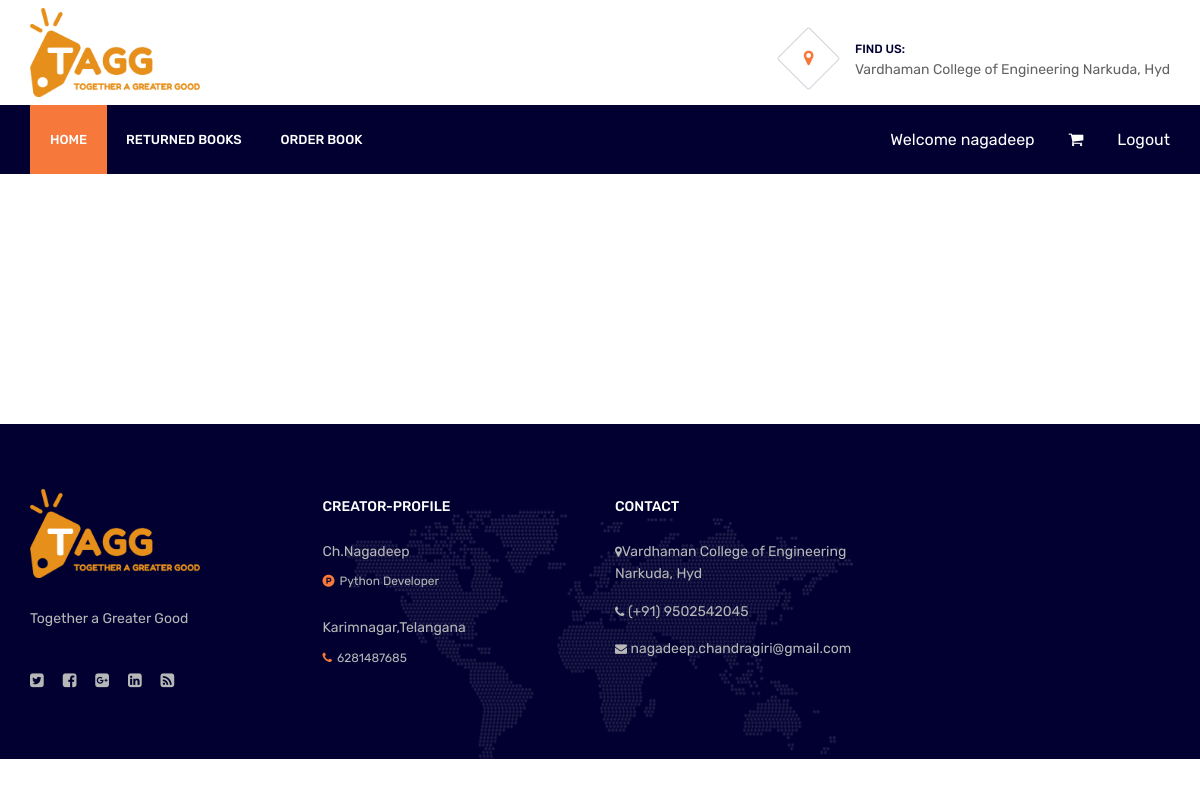
Before: /returned/ (signed in) with the older database file.
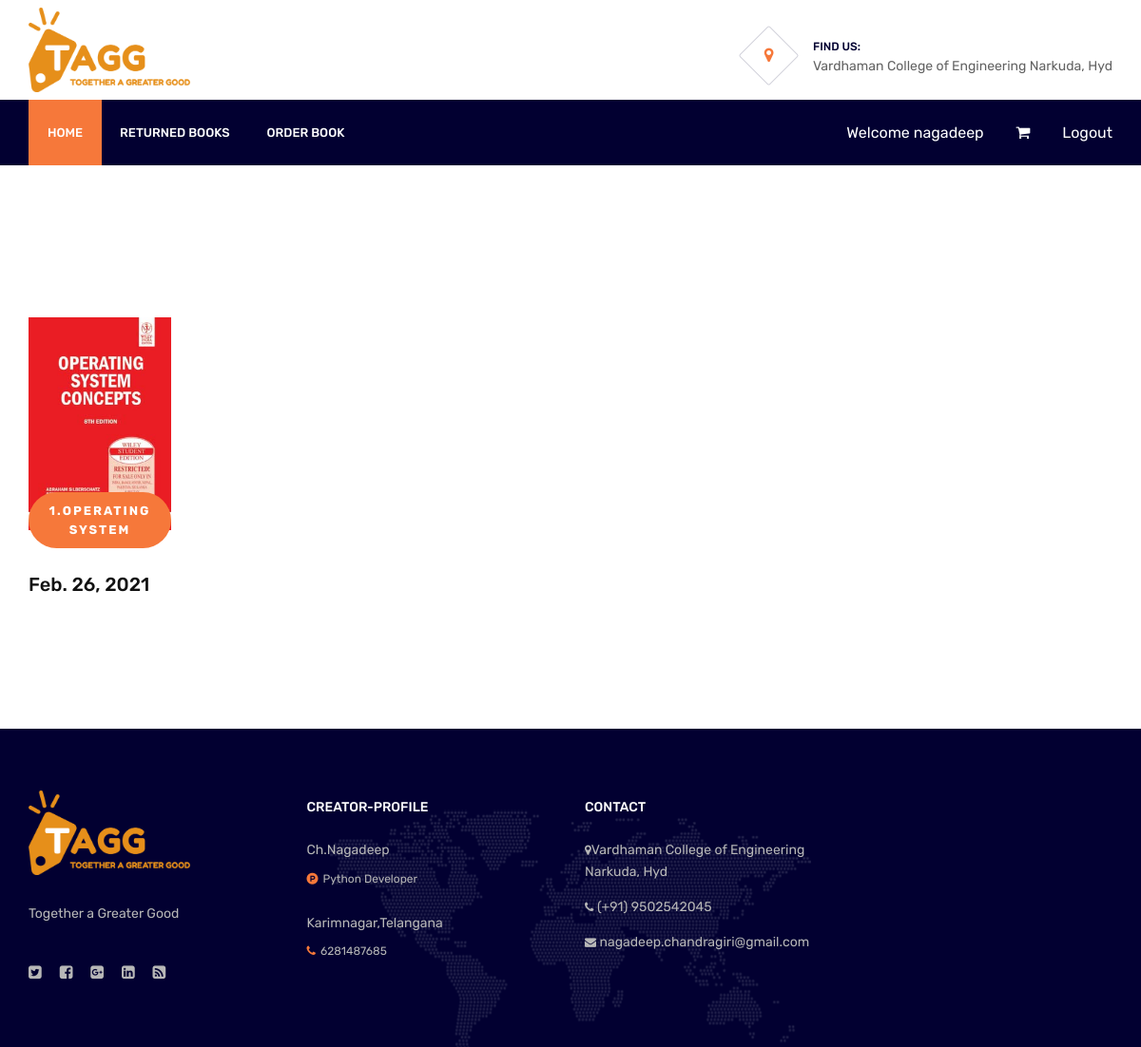
After: the same page with the newer database file.
### web/models.py (models this page shows, shortened)
class Cart(models.Model):
    clgid=models.CharField(max_length=100)
    bookid=models.CharField(max_length=100)
    name=models.CharField(max_length=100)
    img=models.ImageField(upload_to='pics')
    datecompleted = models.DateField(null=True, blank=True)
    user = models.ForeignKey(User, on_delete=models.CASCADE)

### web/views.py (the view)
# urls.py: path('returned/',views.past,name="past"),
@login_required(login_url='web/index.html')
def past(request):
    new=Cart.objects.filter(user=request.user,datecompleted__isnull=False)
    return render(request,'web/returned.html',{'data':new})

### web/templates/web/returned.html (shortened to what this page needs)
{% extends 'web/base.html' %}
{% block content %}
	<section class="courses-section spad">
		<div class="container">
			<div class="row">
                {% for i in data %}
				<div class="col-lg-3 col-md-6 course-item">
					<div class="course-thumb">
						<img src="{{i.img.url}}" alt="">
						<div class="course-cat">
                            <span>{{i.id}}.{{i.name}}</span>
                        </div>
                    </div>
                    <h5>{{i.datecompleted}}</h5>
                </div>
                {% endfor %}
			</div>
		</div>
    </section>
    {% endblock %}

### web/templates/web/base.html (shortened to what this page needs)
<!DOCTYPE html>
{% load static %}
<html lang="en">
<head>
	<link href="https://stackpath.bootstrapcdn.com/font-awesome/4.7.0/css/font-awesome.min.css" rel="stylesheet">
	<link rel="stylesheet" href="{% static "web/bootstrap.min.css" %}"/>
	<link rel="stylesheet" href="{% static "web/font-awesome.min.css" %}"/>
	<link rel="stylesheet" href="{% static "web/themify-icons.css" %}"/>
	<link rel="stylesheet" href="{% static "web/magnific-popup.css" %}"/>
	<link rel="stylesheet" href="{% static "web/animate.css" %}"/>
	<link rel="stylesheet" href="{% static "web/owl.carousel.css" %}"/>
	<link rel="stylesheet" href="{% static "web/style.css" %}"/>
</head>
<body>
	<header class="header-section">
		<div class="container">
			<a href="index.html" class="site-logo"><img class="logomy" src="{% static "web/logo.png" %}" alt=""></a>
			<div class="header-info">
				<div class="hf-item">
					<i class="fa fa-map-marker"></i>
					<p><span>Find us:</span>Vardhaman College of Engineering Narkuda, Hyd</p>
				</div>
			</div>
		</div>
	</header>
	<nav class="nav-section">
		<div class="container">
			<div class="nav-right">
                {% if user.is_authenticated %}
				<a href="">Welcome {{user.username}}</a>
				<a href="/mycart"><i class="fa fa-shopping-cart"></i></a>
                <a href="/logoutuser">Logout</a>
                {% endif %}
			</div>
			<ul class="main-menu">
				<li class="active"><a href="/home">Home</a></li>
				<li><a href="/returned">Returned Books</a></li>
				<li><a href="/cart">Order Book</a></li>
			</ul>
		</div>
	</nav>
   {% block content %} {% endblock %}
	<footer class="footer-section">
		<div class="container footer-top">
			<div class="row">
				<div class="col-sm-6 col-lg-3 footer-widget">
					<div class="about-widget">
						<img class="logomy" src="{% static "web/logo.png" %}" alt="">
						<p>Together a Greater Good</p>
						<div class="social pt-1">
							<a href=""><i class="fa fa-twitter-square"></i></a>
							<a href=""><i class="fa fa-facebook-square"></i></a>
							<a href=""><i class="fa fa-google-plus-square"></i></a>
							<a href=""><i class="fa fa-linkedin-square"></i></a>
							<a href=""><i class="fa fa-rss-square"></i></a>
						</div>
					</div>
				</div>
				<div class="col-sm-6 col-lg-3 footer-widget">
					<h6 class="fw-title">Creator-Profile</h6>
					<ul class="recent-post">
						<li>
							<p>Ch.Nagadeep</p>
							<span><i class="fa fa-product-hunt "></i>Python Developer</span>
						</li>
						<li>
							<p>Karimnagar,Telangana</p>
							<span><i class="fa fa-phone"></i>6281487685</span>
						</li>
					</ul>
				</div>
				<div class="col-sm-6 col-lg-3 footer-widget">
					<h6 class="fw-title">CONTACT</h6>
					<ul class="contact">
						<li><p><i class="fa fa-map-marker"></i>Vardhaman College of Engineering Narkuda, Hyd</p></li>
						<li><p><i class="fa fa-phone"></i> (+91) 9502542045</p></li>
						<li><p><i class="fa fa-envelope"></i> nagadeep.chandragiri@gmail.com</p></li>
					</ul>
				</div>
			</div>
		</div>
	</footer>
</body>
</html>

### web/static/web/style.css (style rules this page uses)
html, body { height: 100%; font-family: 'Rubik', sans-serif; }
h1, h2, h3, h4, h5, h6 { color: #111111; margin: 0; font-weight: 500; font-family: 'Rubik', sans-serif; }
h5 { font-size: 20px; }
h6 { font-size: 14px; }
p { font-size: 14px; color: #636363; line-height: 1.6; }
img { max-width: 100%; }
ul, ol { padding: 0; margin: 0; }
.spad { padding-top: 90px; padding-bottom: 90px; }
.header-section { padding: 8px 0; overflow: hidden; }
.site-logo { display: inline-block; margin-right: 50px; padding-top: px; }
.header-info { display: inline-block; float: right; }
.header-info .hf-item { display: inline-block; margin-left: 35px; margin-top:18px; }
.header-info .hf-item i { width: 45px; height: 45px; display: inline-block; position: relative; text-align: center; color: #f6783a; font-size: 17px; padding-top: 13px; margin-right: 20px; margin-top: 10px; margin-bottom: 10px; }
.header-info .hf-item i:after { position: absolute; content: ''; width: 100%; height: 100%; left: 0; top: 0; border: 1px solid #d2d2db; -webkit-transform: rotate(45deg); -ms-transform: rotate(45deg); transform: rotate(45deg); border-radius: 2px; }
.header-info .hf-item p { display: inline-block; position: relative; top: 10px; margin-bottom: 0; }
.header-info .hf-item p span { display: block; font-size: 12px; text-transform: uppercase; color: #020031; font-weight: 500; }
.nav-section { background: #020031; }
.nav-section .nav-right { float: right; padding-top: 23px; }
.nav-section .nav-right a { color: #fff; margin-left: 30px; font-size: 16px; }
.main-menu { list-style: none; }
.main-menu li { display: inline; }
.main-menu li a { display: inline-block; color: #fff; font-size: 13px; text-transform: uppercase; font-weight: 500; padding: 25px 20px; margin-right: -5px; -webkit-transition: all 0.4s ease 0s; -o-transition: all 0.4s ease 0s; transition: all 0.4s ease 0s; }
.main-menu li.active a { background: #f6783a; }
.logomy { width:170px; }
.course-item { margin-bottom: 50px; }
.course-item .course-thumb { margin-bottom: 45px; position: relative; width:150px }
.course-item .course-thumb img { min-width: 100%; }
.course-item .course-thumb .course-cat { position: absolute; text-align: center; width: 100%; left: 0; bottom: -19px; }
.course-item .course-thumb .course-cat span { min-width: 150px; bottom: 0; background: #f6783a; padding: 10px 15px; text-align: center; font-size: 13px; text-transform: uppercase; font-weight: bold; color: #fff; display: inline-block; border-radius: 40px; letter-spacing: 2px; }
.footer-section { background-color: #020031; background-image: url("../img/footer-bg.png"); background-repeat: no-repeat; background-position: center 75px; }
.footer-section .footer-top { padding: 65px 15px; }
.footer-widget .fw-title { text-transform: uppercase; color: #fff; margin-bottom: 25px; padding-top: 10px; }
.footer-widget p, .footer-widget span { color: #b7b7b7; }
.footer-widget ul { list-style: none; }
.footer-widget .about-widget img { margin-bottom: 30px; }
.footer-widget .about-widget p { margin-bottom: 35px; }
.footer-widget .social a { color: #b7b7b7; margin-right: 15px; }
.footer-widget .recent-post li { margin-bottom: 25px; }
.footer-widget .recent-post p { margin-bottom: 5px; }
.footer-widget .recent-post span { font-size: 12px; }
.footer-widget .recent-post span i { color: #f6783a; margin-right: 5px; }
.footer-widget .contact li { margin-bottom: 15px; display: block; }
.footer-widget .contact li p { margin-bottom: 0; }
.footer-widget .contact i { font-size: 12px; }
@media (min-width: 1200px) { .container { max-width: 1170px; } }

Changed rows visible on the page:
added Cart: img (picture), id "1", name "OPERATING SYSTEM", datecompleted "Feb. 26, 2021"
